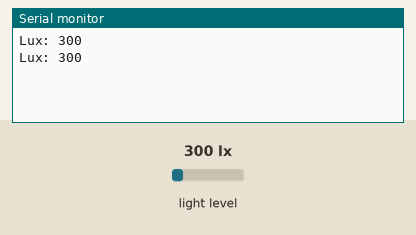
Recording of a sketch running on a simulated ESP32. Shown: the last lines printed to the serial monitor. The test bench sets the inputs (shaded band); at power-on: light level 300 lx.

Above: at 1.8 s.
1.9 s: light level set to 40 lx
At 2.4 s:
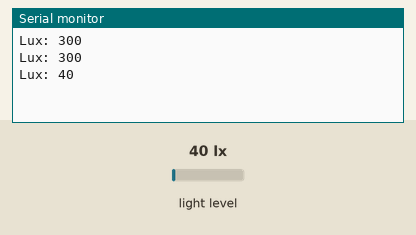
3.4 s: light level set to 500 lx
At 4.8 s:
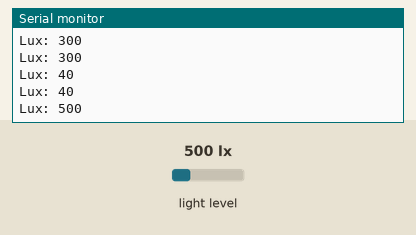
Timing chart, 0 to 6.4 s (numbered marks = the images above; inputs shaded):
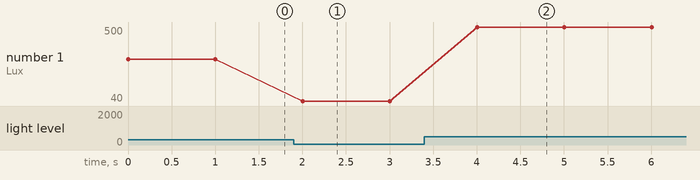

Measured:
- after the input at 1.9 s, the serial monitor: prints a new line after 0.10 s (image 1)
- after the input at 3.4 s, the serial monitor: prints a new line after 0.60 s (image 2)
- plotted number 1: 300 → 40 after the input at 1.9 s, 40 → 500 after the input at 3.4 s

The sketch:

codigoEsp-luz.ino
```cpp
#include <Wire.h>
#include <BH1750.h>

BH1750 lightMeter;

void setup() {
  Serial.begin(9600);
  Wire.begin(4, 0); // SDA = GPIO4 (D2), SCL = GPIO0 (D3)
  lightMeter.begin();
}

void loop() {
  uint16_t lux = lightMeter.readLightLevel();
  Serial.print("Lux: ");
  Serial.println(lux);
  delay(1000);
}
```
